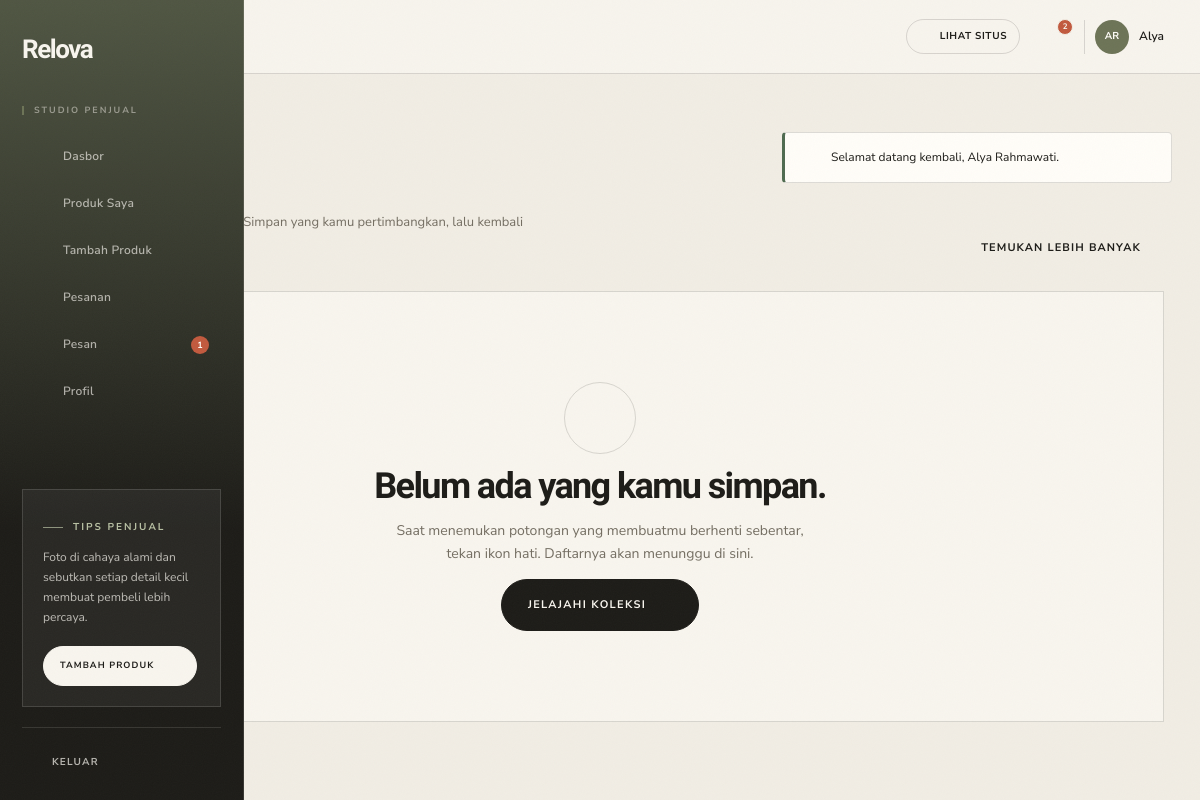
Page /favorit (signed in) on the committed database.
### tables this page shows
CREATE TABLE users (
    id INTEGER PRIMARY KEY AUTOINCREMENT,
    name TEXT NOT NULL,
    username TEXT NOT NULL UNIQUE,
    email TEXT NOT NULL UNIQUE,
    password_hash TEXT NOT NULL,
    role TEXT NOT NULL DEFAULT 'pembeli' CHECK (role IN ('pembeli', 'penjual', 'admin')),
    phone TEXT,
    city TEXT,
    address TEXT,
    bio TEXT,
    status TEXT NOT NULL DEFAULT 'aktif' CHECK (status IN ('aktif', 'ditangguhkan')),
    created_at TEXT NOT NULL DEFAULT CURRENT_TIMESTAMP
);

### app/core/View.php (called while the page is built, shortened)
<?php
class View
{
    public static function render(string $template, array $data = [], ?string $layout = 'main'): void
    {
        $data['title'] = $data['title'] ?? 'Relova';
        $data['page'] = $data['page'] ?? '';
        extract($data, EXTR_SKIP);
        $content = ob_get_clean();
        $layoutFile = dirname(__DIR__) . '/views/layouts/' . $layout . '.php';
        require $layoutFile;
    }
}

### app/core/Controller.php (called while the page is built, shortened)
<?php
abstract class Controller
{
    protected function render(string $view, array $data = [], ?string $layout = 'main'): void
    {
        View::render($view, $data, $layout);
    }
}

### app/controllers/WishlistController.php (called while the page is built, shortened)
<?php
class WishlistController extends Controller
{
    public function index(): void
    {
        $wishlist = new WishlistModel();
        $this->render('wishlist/index', [
            'title' => 'Favorit — Relova',
            'page' => 'wishlist',
            'items' => $wishlist->items(Auth::id()),
            'wishlistIds' => $wishlist->ids(Auth::id()),
        ], Auth::isSeller() ? 'seller' : 'buyer');
    }
}

### app/bootstrap.php (called while the page is built, shortened)
<?php
$config = require BASE_PATH . '/config/config.php';
require BASE_PATH . '/app/core/helpers.php';
spl_autoload_register(function (string $class): void {
    $paths = [
        BASE_PATH . '/app/core/' . $class . '.php',
        BASE_PATH . '/app/models/' . $class . '.php',
        BASE_PATH . '/app/controllers/' . $class . '.php',
    ];
    foreach ($paths as $path) {
        if (file_exists($path)) {
            return;
        }
    }
});
Auth::user();
$router = new Router();
$router->dispatch(
    $_SERVER['REQUEST_METHOD'] ?? 'GET',
    $_SERVER['REQUEST_URI'] ?? '/'
);

### public/index.php (called while the page is built)
<?php
require dirname(__DIR__) . '/app/bootstrap.php';

### config/config.php (called while the page is built, shortened)
<?php
$scriptName = str_replace('\\', '/', $_SERVER['SCRIPT_NAME'] ?? '/index.php');
$basePath = rtrim(str_replace('\\', '/', dirname($scriptName)), '/');
return [
    'name' => 'Relova',
    'tagline' => 'Pakaian punya kehidupan kedua.',
    'description' => 'Tempat jual beli pakaian dan sepatu bekas terawat yang masih layak dipakai.',
    'base_url' => getenv('APP_URL') ?: $basePath,
    'timezone' => 'Asia/Jakarta',
    'upload_dir' => dirname(__DIR__) . DIRECTORY_SEPARATOR . 'public' . DIRECTORY_SEPARATOR . 'uploads',
    'max_upload_size' => 4 * 1024 * 1024,
    'allowed_image_types' => ['image/jpeg', 'image/png', 'image/webp'],
];

### app/core/Database.php (called while the page is built, shortened)
<?php
class Database
{
    private static ?PDO $pdo = null;
    public static function connection(): PDO
    {
        if (self::$pdo instanceof PDO) {
            return self::$pdo;
        }
        $config = require dirname(__DIR__, 2) . '/config/database.php';
        $driver = $config['driver'];
        if ($driver === 'sqlite') {
            $path = $config['sqlite']['path'];
            $directory = dirname($path);
            $isNew = !file_exists($path);
            self::$pdo = new PDO('sqlite:' . $path);
            self::$pdo->setAttribute(PDO::ATTR_ERRMODE, PDO::ERRMODE_EXCEPTION);
            self::$pdo->setAttribute(PDO::ATTR_DEFAULT_FETCH_MODE, PDO::FETCH_ASSOC);
            self::$pdo->exec('PRAGMA foreign_keys = ON');
            self::$pdo->exec('PRAGMA journal_mode = WAL');
            self::$pdo->exec('PRAGMA busy_timeout = 5000');
            return self::$pdo;
        }
        $db = $config['mysql'];
        $dsn = sprintf('mysql:host=%s;port=%s;dbname=%s;charset=%s', $db['host'], $db['port'], $db['database'], $db['charset']);
        self::$pdo = new PDO($dsn, $db['username'], $db['password'], [
            PDO::ATTR_ERRMODE => PDO::ERRMODE_EXCEPTION,
            PDO::ATTR_DEFAULT_FETCH_MODE => PDO::FETCH_ASSOC,
            PDO::ATTR_EMULATE_PREPARES => false,
        ]);
        return self::$pdo;
    }
}

### app/core/Auth.php (called while the page is built, shortened)
<?php
class Auth
{
    private static ?array $user = null;
    private static bool $loaded = false;
    public static function user(): ?array
    {
        if (self::$loaded) {
            return self::$user;
        }
        self::$loaded = true;
        $id = (int) ($_SESSION['user_id'] ?? 0);
        $model = new UserModel();
        $user = $model->find($id);
        self::$user = $user;
        return self::$user;
    }
    public static function id(): ?int
    {
        $user = self::user();
        return $user ? (int) $user['id'] : null;
    }
}

### app/models/Model.php (called while the page is built, shortened)
<?php
abstract class Model
{
    public function __construct()
    {
        $this->db = Database::connection();
    }
}

### config/database.php (called while the page is built)
<?php
return [
    'driver' => getenv('DB_CONNECTION') ?: 'sqlite',
    'sqlite' => [
        'path' => getenv('DB_DATABASE') ?: dirname(__DIR__) . DIRECTORY_SEPARATOR . 'database' . DIRECTORY_SEPARATOR . 'rewear.sqlite',
    ],
    'mysql' => [
        'host' => getenv('DB_HOST') ?: '127.0.0.1',
        'port' => getenv('DB_PORT') ?: '3306',
        'database' => getenv('DB_DATABASE') ?: 'rewear',
        'username' => getenv('DB_USERNAME') ?: 'root',
        'password' => getenv('DB_PASSWORD') ?: '',
        'charset' => 'utf8mb4',
    ],
];

### app/models/UserModel.php (called while the page is built, shortened)
<?php
class UserModel extends Model
{
    public function find(int $id): ?array
    {
        $stmt = $this->db->prepare('SELECT * FROM users WHERE id = ?');
        $stmt->execute([$id]);
        $user = $stmt->fetch();
        return $user ?: null;
    }
}

### app/models/ChatModel.php (called while the page is built, shortened)
<?php
class ChatModel extends Model
{
    public function unreadCount(int $userId): int
    {
        $stmt = $this->db->prepare(
            'SELECT COUNT(*) FROM chat_messages m JOIN chats c ON c.id = m.chat_id
             WHERE (c.buyer_id = ? OR c.seller_id = ?) AND m.sender_id != ? AND m.is_read = 0'
        );
        $stmt->execute([$userId, $userId, $userId]);
        return (int) $stmt->fetchColumn();
    }
}

### app/models/NotificationModel.php (called while the page is built, shortened)
<?php
class NotificationModel extends Model
{
    public function unreadCount(int $userId): int
    {
        $stmt = $this->db->prepare('SELECT COUNT(*) FROM notifications WHERE user_id = ? AND is_read = 0');
        $stmt->execute([$userId]);
        return (int) $stmt->fetchColumn();
    }
}

### app/views/layouts/seller.php (the view, shortened to what this page needs)
<?php
require __DIR__ . '/partials/head.php';
$navUser = Auth::user();
$notifCount = (new NotificationModel())->unreadCount(Auth::id());
$navChatUnread = (new ChatModel())->unreadCount(Auth::id());
?>
<div class="dashboard-shell dashboard-shell--seller">
    <aside class="dashboard-sidebar dashboard-sidebar--seller" data-sidebar>
        <div class="dashboard-sidebar__head">
            <a class="brand" href="<?= url('/') ?>"><span class="brand__word">Relova</span></a>
        </div>
        <span class="dashboard-sidebar__label">Studio penjual</span>
        <nav class="dashboard-nav" aria-label="Navigasi penjual">
            <a class="<?= active_nav('/penjual') ?>" href="<?= url('/penjual') ?>"><?= icon('grid') ?><span>Dasbor</span></a>
            <a class="<?= active_nav('/penjual/produk') ?>" href="<?= url('/penjual/produk') ?>"><?= icon('hanger') ?><span>Produk Saya</span></a>
            <a class="<?= active_nav('/penjual/produk/tambah') ?>" href="<?= url('/penjual/produk/tambah') ?>"><?= icon('plus') ?><span>Tambah Produk</span></a>
            <a class="<?= active_nav('/penjual/pesanan') ?>" href="<?= url('/penjual/pesanan') ?>"><?= icon('box') ?><span>Pesanan</span></a>
            <a class="<?= active_nav('/chat') ?>" href="<?= url('/chat') ?>"><?= icon('chat') ?><span>Pesan</span><?php if ($navChatUnread): ?><span class="mini-badge"><?= $navChatUnread ?></span><?php endif; ?></a>
            <a class="<?= active_nav('/profil') ?>" href="<?= url('/profil') ?>"><?= icon('user') ?><span>Profil</span></a>
        </nav>
        <div class="dashboard-sidebar__promo dashboard-sidebar__promo--seller">
            <span class="eyebrow">Tips penjual</span>
            <p>Foto di cahaya alami dan sebutkan setiap detail kecil membuat pembeli lebih percaya.</p>
            <a href="<?= url('/penjual/produk/tambah') ?>" class="button button--light button--sm">Tambah produk <?= icon('plus') ?></a>
        </div>
        <form action="<?= url('/keluar') ?>" method="post" class="dashboard-sidebar__logout">
            <button type="submit"><?= icon('logout') ?> Keluar</button>
        </form>
    </aside>
    <div class="dashboard-main">
        <header class="dashboard-topbar">
            <div class="dashboard-topbar__left">
                <span class="dashboard-topbar__crumb">Penjual / <strong><?= e($page ?? 'dasbor') ?></strong></span>
            </div>
            <div class="dashboard-topbar__right">
                <a href="<?= url('/') ?>" class="dashboard-store-link"><?= icon('arrow-up-right') ?> Lihat situs</a>
                <a href="<?= url('/notifikasi') ?>" class="icon-button" aria-label="Notifikasi">
                    <?= icon('bell') ?><?php if ($notifCount): ?><span class="nav-count nav-count--alert"><?= $notifCount ?></span><?php endif; ?>
                </a>
                <a href="<?= url('/profil') ?>" class="dashboard-user">
                    <span class="avatar avatar--sm" style="--avatar-color: <?= e(avatar_color($navUser['name'])) ?>"><?= e(initials($navUser['name'])) ?></span>
                    <span><?= e(explode(' ', $navUser['name'])[0]) ?></span>
                </a>
            </div>
        </header>
        <main id="main-content" class="dashboard-content">
            <?= $content ?>
        </main>
    </div>
</div>
<?php require __DIR__ . '/partials/scripts.php'; ?>

### app/core/Router.php (shortened to what this page needs)
<?php
class Router
{
    private array $routes = [];
    private function add(string $httpMethod, string $path, string $controller, string $method): void
    {
        $normalized = '/' . trim($path, '/');
        $pattern = preg_replace('#\{([a-zA-Z_]+)\}#', '(?P<$1>[^/]+)', $normalized);
        $this->routes[] = [
            'http' => $httpMethod,
            'path' => $normalized,
            'pattern' => '#^' . $pattern . '/?$#',
            'controller' => $controller,
            'method' => $method,
        ];
    }
    public function dispatch(string $httpMethod, string $uri): void
    {
        $config = require dirname(__DIR__, 2) . '/config/config.php';
        $path = parse_url($uri, PHP_URL_PATH) ?: '/';
        $path = '/' . ltrim($path, '/');
        foreach ($this->routes as $route) {
            if ($route['http'] !== $httpMethod) {
                continue;
            }
            if (preg_match($route['pattern'], $path, $matches)) {
                $params = array_filter($matches, 'is_string', ARRAY_FILTER_USE_KEY);
                $method = $route['method'];
                $controller = new $controllerClass();
                $controller->$method(...array_values($params));
                return;
            }
        }
    }
}

### public/assets/css/global.css (style rules this page uses)
:root { --paper: #f1ede4; --paper-light: #f8f5ee; --paper-deep: #e7e0d3; --paper-warm: #ece5d8; --ink: #1d1c18; --ink-soft: #35332c; --muted: #746e62; --muted-light: #9a9386; --line: rgba(29, 28, 24, 0.15); --line-strong: rgba(29, 28, 24, 0.32); --accent: #c25a3e; --accent-deep: #a4472f; --accent-soft: #e7c9bd; --sage: #6d7457; --sage-deep: #505643; --gold: #ac8654; --white: #fffdf8; --success: #4f6b50; --danger: #a5442e; --serif: "Lexend", "Nunito Sans", "Helvetica Neue", Arial, sans-serif; --sans: "Nunito Sans", "Helvetica Neue", Arial, sans-serif; --container: min(1440px, calc(100vw - 96px)); --container-narrow: min(1180px, calc(100vw - 96px)); --shadow-soft: 0 24px 60px -32px rgba(29, 28, 24, 0.28); --shadow-card: 0 18px 40px -28px rgba(29, 28, 24, 0.3); --ease: cubic-bezier(0.22, 1, 0.36, 1); --radius: 4px; --header-height: 118px; }
*, *::before, *::after { box-sizing: border-box; }
html { scroll-behavior: smooth; -webkit-text-size-adjust: 100%; }
body { margin: 0; background: var(--paper); color: var(--ink); font-family: var(--sans); font-size: 16px; line-height: 1.65; font-weight: 400; overflow-x: clip; -webkit-font-smoothing: antialiased; text-rendering: optimizeLegibility; }
body::before { content: ""; position: fixed; inset: 0; z-index: 9999; pointer-events: none; opacity: 0.028; }
a { color: inherit; text-decoration: none; }
button, input, select, textarea { font: inherit; color: inherit; }
button { cursor: pointer; }
h1, h2, h3, h4, p, figure, blockquote, dl, dd { margin: 0; }
p { max-width: 65ch; }
.eyebrow { display: inline-flex; align-items: center; gap: 10px; font-family: var(--sans); font-size: 10px; font-weight: 700; letter-spacing: 0.2em; line-height: 1.3; text-transform: uppercase; color: var(--muted); }
.eyebrow::before { content: ""; width: 20px; height: 1px; background: currentColor; opacity: 0.7; }
.button { --button-bg: var(--ink); --button-color: var(--paper-light); --button-border: var(--ink); display: inline-flex; align-items: center; justify-content: center; gap: 10px; min-height: 52px; padding: 0 26px; border: 1px solid var(--button-border); border-radius: 999px; background: var(--button-bg); color: var(--button-color); font-family: var(--sans); font-size: 11px; font-weight: 700; letter-spacing: 0.12em; line-height: 1; text-transform: uppercase; white-space: nowrap; transition: background 0.35s var(--ease), color 0.35s var(--ease), border-color 0.35s var(--ease), transform 0.35s var(--ease); }
.button--light { --button-bg: var(--paper-light); --button-color: var(--ink); --button-border: var(--paper-light); }
.button--sm { min-height: 42px; padding: 0 18px; font-size: 10px; }
.icon-button { position: relative; display: inline-flex; align-items: center; justify-content: center; width: 40px; height: 40px; border: 1px solid transparent; border-radius: 50%; background: transparent; color: var(--ink); transition: background 0.25s ease, border-color 0.25s ease, color 0.25s ease; }
.mini-badge { display: inline-flex; align-items: center; justify-content: center; min-width: 18px; height: 18px; padding: 0 5px; border-radius: 999px; background: var(--accent); color: var(--white); font-size: 9px; font-weight: 700; line-height: 1; }
.avatar { display: inline-flex; align-items: center; justify-content: center; width: 44px; height: 44px; flex: 0 0 auto; border-radius: 50%; background: var(--avatar-color, var(--sage)); color: var(--white); font-size: 12px; font-weight: 700; letter-spacing: 0.02em; }
.avatar--sm { width: 34px; height: 34px; font-size: 10px; }

### public/assets/css/navbar.css (style rules this page uses)
.brand { display: inline-flex; flex-direction: column; align-items: flex-start; flex: 0 0 auto; color: var(--ink); line-height: 1; }
.brand__word { font-family: var(--serif); font-size: clamp(27px, 2.5vw, 36px); font-weight: 700; letter-spacing: -0.055em; line-height: 0.9; white-space: nowrap; }
.nav-count { position: absolute; top: 1px; right: 0; display: inline-flex; align-items: center; justify-content: center; min-width: 16px; height: 16px; padding: 0 4px; border: 1px solid var(--paper); border-radius: 999px; background: var(--ink); color: var(--paper-light); font-size: 8px; font-weight: 700; line-height: 1; }
.nav-count--alert { background: var(--accent); border-color: var(--paper); }

### public/assets/css/responsive.css (style rules this page uses)
@media (max-width: 1200px) { :root { --container: calc(100vw - 64px); --container-narrow: calc(100vw - 64px); } }

### rows in the picture
users: id "2", name "AR", name "Alya"

### other values in the picture
$flash['message'] "Selamat datang kembali, Alya Rahmawati."
$navChatUnread "1"
